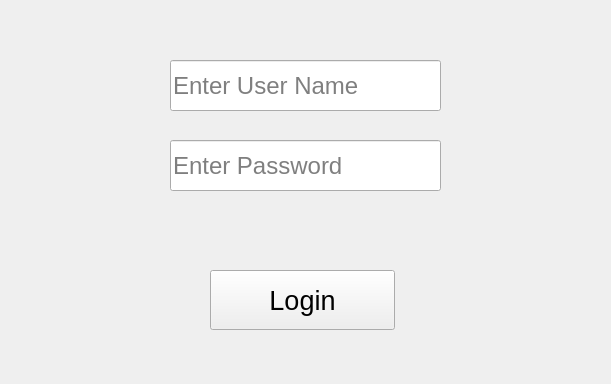
<?xml version="1.0" encoding="UTF-8"?>
<ui version="4.0">
 <class>Form</class>
 <widget class="QWidget" name="Form">
  <property name="geometry">
   <rect>
    <x>0</x>
    <y>0</y>
    <width>611</width>
    <height>384</height>
   </rect>
  </property>
  <property name="windowTitle">
   <string>Form</string>
  </property>
  <widget class="QPushButton" name="pushButton">
   <property name="geometry">
    <rect>
     <x>210</x>
     <y>270</y>
     <width>185</width>
     <height>60</height>
    </rect>
   </property>
   <property name="font">
    <font>
     <pointsize>20</pointsize>
    </font>
   </property>
   <property name="text">
    <string>Login</string>
   </property>
  </widget>
  <widget class="QLineEdit" name="lineEdit">
   <property name="geometry">
    <rect>
     <x>170</x>
     <y>60</y>
     <width>271</width>
     <height>51</height>
    </rect>
   </property>
   <property name="font">
    <font>
     <pointsize>18</pointsize>
    </font>
   </property>
   <property name="placeholderText">
    <string>Enter User Name</string>
   </property>
  </widget>
  <widget class="QLineEdit" name="lineEdit_2">
   <property name="geometry">
    <rect>
     <x>170</x>
     <y>140</y>
     <width>271</width>
     <height>51</height>
    </rect>
   </property>
   <property name="font">
    <font>
     <pointsize>18</pointsize>
    </font>
   </property>
   <property name="echoMode">
    <enum>QLineEdit::Password</enum>
   </property>
   <property name="placeholderText">
    <string>Enter Password</string>
   </property>
  </widget>
  <widget class="QLabel" name="label">
   <property name="enabled">
    <bool>true</bool>
   </property>
   <property name="geometry">
    <rect>
     <x>120</x>
     <y>210</y>
     <width>421</width>
     <height>41</height>
    </rect>
   </property>
   <property name="text">
    <string/>
   </property>
  </widget>
 </widget>
 <resources/>
 <connections/>
</ui>
